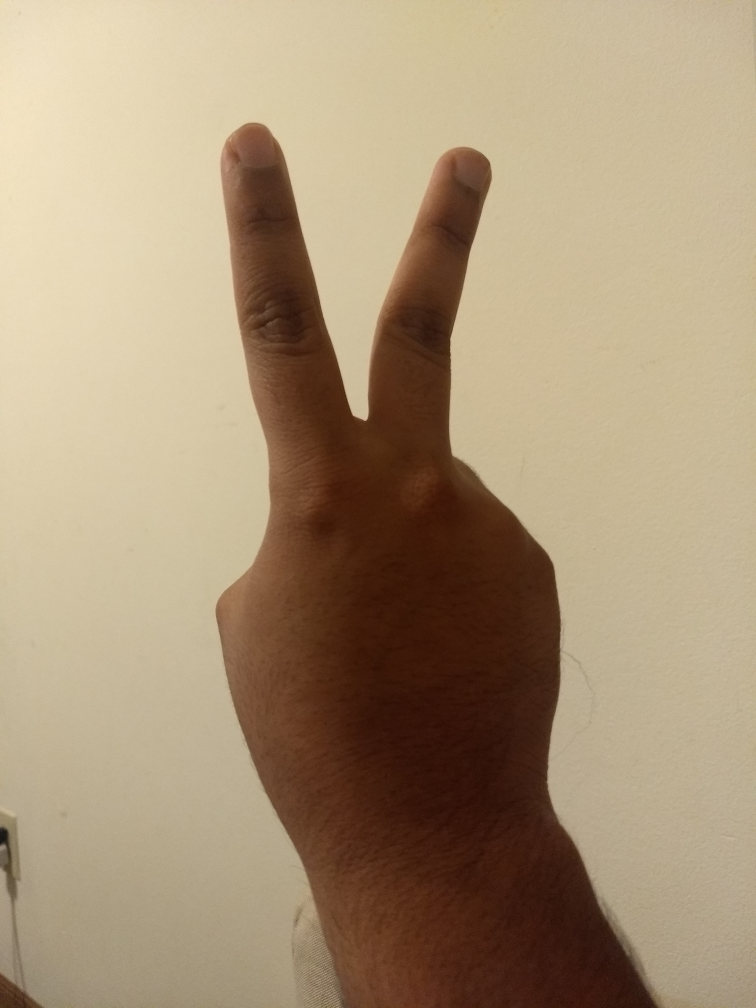
#> input picture Hand Finger Detection/image1.jpg, 3024 x 4032 px (shown at 1/4 size)
$ jupyter execute handGesture.ipynb   (shell and % lines are left out)
#> lines starting #> are read from the running program, lines starting #| are printed output that depends on the picture; after the words box and inside, x2 and y2 are one past the last pixel; in counts of white or black regions, pixels touching at a corner belong together
#> further down, input is the input picture: shape (4032, 3024, 3); mean B, G, R 119.1, 147.3, 168.4
<a href="https://colab.research.google.com/github/misbah4064/hand_finger_detection/blob/master/handGesture.ipynb" target="_parent"></a>

# **SUBSCRIBE to the [channel](https://www.youtube.com/user/19daredevill?sub_confirmation=1) to learn cool things**

[cell 1]
%cd hand_finger_detection

[cell 2]
import cv2
import numpy as np
from google.colab.patches import cv2_imshow
# cap = cv2.VideoCapture(0)
def handGesture(img):
  # ret,img = cap.read()
  img = cv2.resize(img, (int(img.shape[1]/4), int(img.shape[0]/4)))
  gray = cv2.cvtColor(img,cv2.COLOR_BGR2GRAY)
  blur = cv2.GaussianBlur(gray,(5,5),0)
  ret,thresh1 = cv2.threshold(blur,70,255,cv2.THRESH_BINARY_INV+cv2.THRESH_OTSU)
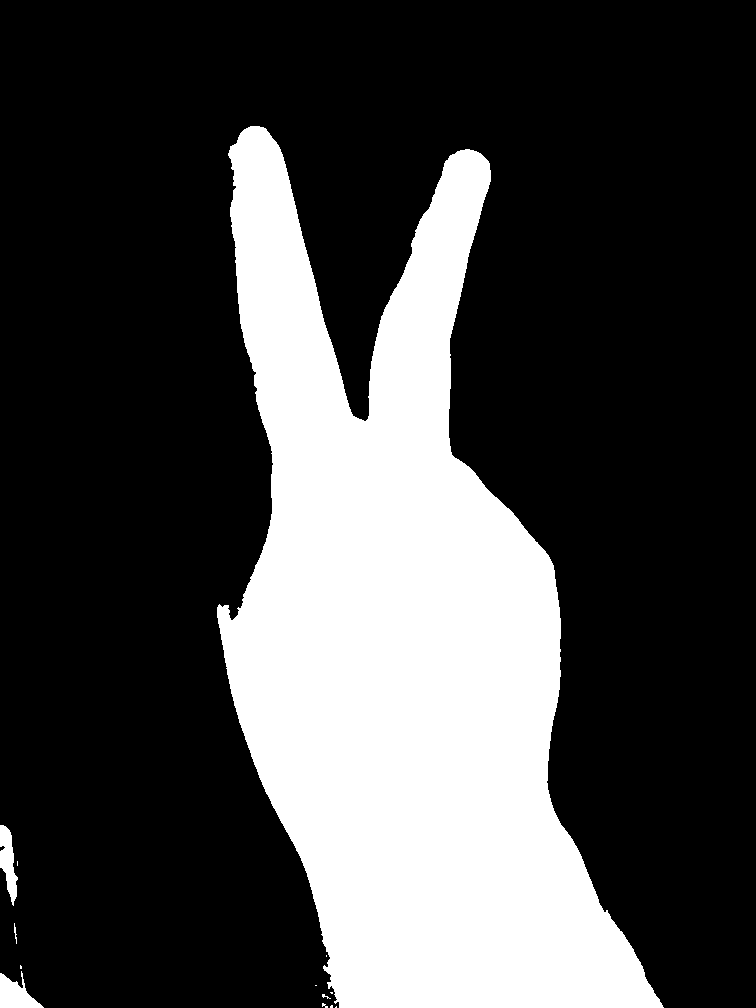
#> thresh1: shape (1008, 756); 27.4% white; 13 white regions (9 under 20 px)
#> ret = 120

  contours, hierarchy = cv2.findContours(thresh1,cv2.RETR_TREE,cv2.CHAIN_APPROX_SIMPLE)
#> contours = 13 contours, 10 with area under 20; largest, box (x1, y1, x2, y2) and area: (217, 126, 664, 1008) 205983, (0, 971, 44, 1008) 806, (0, 825, 18, 906) 722
  drawing = np.zeros(img.shape,np.uint8)

  max_area=0

  for i in range(len(contours)):
    cnt=contours[i]
    area = cv2.contourArea(cnt)
    if (area>max_area):
      max_area=area
      ci=i
#> this loop made 13 passes
#> (area, max_area) on passes 7, 13: (806, 806), (205983, 205983)
#> area on pass 12: 722
#> after the loop, ci = 12; max_area = 205983
  cnt=contours[ci]
#> cnt = contour of 1230 points, box (x1, y1, x2, y2) (217, 126, 664, 1008), area 205983
  hull = cv2.convexHull(cnt)
#> hull = contour of 23 points, box (x1, y1, x2, y2) (217, 126, 664, 1008), area 286173
  moments = cv2.moments(cnt)
#> moments = moments, m00 205983, centre m10/m00, m01/m00 = (403.8, 646.4)
  if moments['m00']!=0:
    cx = int(moments['m10']/moments['m00']) # cx = M10/M00
#> cx = 403
    cy = int(moments['m01']/moments['m00']) # cy = M01/M00
#> cy = 646

  centr=(cx,cy)
#> centr = (403, 646)
  cv2.circle(img,centr,5,[0,0,255],2)
#> img: shape (1008, 756, 3); mean of channels 0, 1, 2 119.3, 147.4, 168.5
  cv2.drawContours(drawing,[cnt],0,(0,255,0),2)
  cv2.drawContours(drawing,[hull],0,(0,0,255),2)
#> drawing: shape (1008, 756, 3); mean of channels 0, 1, 2 0, 2.7, 2.2

  cnt = cv2.approxPolyDP(cnt,0.01*cv2.arcLength(cnt,True),True)
#> cnt = contour of 11 points, box (x1, y1, x2, y2) (217, 126, 664, 1008), area 198815
  hull = cv2.convexHull(cnt,returnPoints = False)
#> hull = [8, 4, 3, 2, 0]

  if (1):
    defects = cv2.convexityDefects(cnt,hull)
#> defects = [[8, 0, 10, 70166], [0, 2, 1, 12263], [4, 8, 7, 24665]]
    mind=0
    maxd=0
    for i in range(defects.shape[0]):
      s,e,f,d = defects[i,0]
      start = tuple(cnt[s][0])
      end = tuple(cnt[e][0])
      far = tuple(cnt[f][0])
      dist = cv2.pointPolygonTest(cnt,centr,True)
      cv2.line(img,start,end,[0,0,255],5)

      cv2.circle(img,far,10,[0,0,255],-1)
      font = cv2.FONT_HERSHEY_DUPLEX
#> this loop made 3 passes
#> (s, e, f, d, start, end, far) on passes 1 to 3: (8, 0, 10, 70166, (489, 163), (250, 126), (364, 421)), (0, 2, 1, 12263, (250, 126), (217, 617), (272, 513)), (4, 8, 7, 24665, (663, 1007), (489, 163), (450, 451))
#> img: shape (1008, 756, 3); mean of channels 0, 1, 2 117.2, 144.8, 169.7
    cv2.putText(img, "Number of Fingers: "+str(i), ( 26, 106), font, 1, (0, 0, 255), 2)
#> img: shape (1008, 756, 3); mean of channels 0, 1, 2 116.5, 144.1, 169.8
    i=0
    return (img)

[cell 3]
input = cv2.imread("image1.jpg")
output = handGesture(input)
cv2_imshow(output)

[cell 4]
input = cv2.imread("image2.jpg")
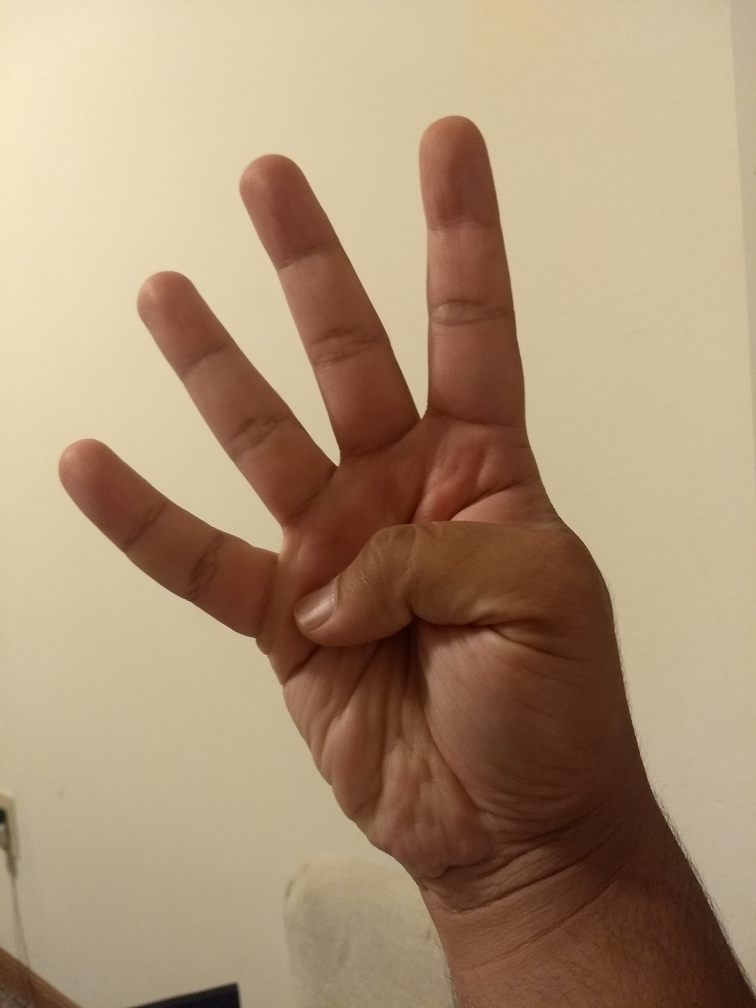
#> input picture Hand Finger Detection/image2.jpg, 3024 x 4032 px (shown at 1/4 size)
#> input is the input picture: shape (4032, 3024, 3); mean B, G, R 117.4, 145.8, 171.3
output = handGesture(input)
#> in handGesture (call 2), `ret,thresh1 = cv2.threshold(blur,70,255,cv2.THRESH_BINARY_INV+cv2.THRE..`: thresh1: shape (1008, 756); 34.2% white; 24 white regions (15 under 20 px)
#> in handGesture (call 2), `ret,thresh1 = cv2.threshold(blur,70,255,cv2.THRESH_BINARY_INV+cv2.THRE..`: ret = 131
#> in handGesture (call 2), `contours, hierarchy = cv2.findContours(thresh1,cv2.RETR_TREE,cv2.CHAIN..`: contours = 31 contours, 18 with area under 20; largest, box (x1, y1, x2, y2) and area: (62, 117, 756, 1008) 253588, (0, 946, 82, 1008) 2536, (128, 981, 242, 1008) 1560, (0, 805, 18, 882) 806, (300, 592, 336, 623) 364
#> the loop in handGesture (call 2), `for i in range(len(contours)):` made 31 passes
#> (area, max_area) on passes 5, 10, 18, 24: (73, 73), (1559.5, 1559.5), (2536.5, 2536.5), (253587.5, 253587.5)
#> area on passes 16, 17, 21, 23, 25, 26: 26, 75, 47, 806, 188, 84
#> after the loop in handGesture (call 2), `for i in range(len(contours)):`: ci = 23; max_area = 253587.5
#> in handGesture (call 2), `cnt=contours[ci]`: cnt = contour of 1785 points, box (x1, y1, x2, y2) (62, 117, 756, 1008), area 253588
#> in handGesture (call 2), `hull = cv2.convexHull(cnt)`: hull = contour of 23 points, box (x1, y1, x2, y2) (62, 117, 756, 1008), area 356416
#> in handGesture (call 2), `moments = cv2.moments(cnt)`: moments = moments, m00 253587.5, centre m10/m00, m01/m00 = (434.8, 616.2)
#> in handGesture (call 2), `cx = int(moments['m10']/moments['m00'])`: cx = 434
#> in handGesture (call 2), `cy = int(moments['m01']/moments['m00'])`: cy = 616
#> in handGesture (call 2), `centr=(cx,cy)`: centr = (434, 616)
#> in handGesture (call 2), `cv2.circle(img,centr,5,[0,0,255],2)`: img: shape (1008, 756, 3); mean of channels 0, 1, 2 117.5, 145.9, 171.4
#> in handGesture (call 2), `cv2.drawContours(drawing,[hull],0,(0,0,255),2)`:
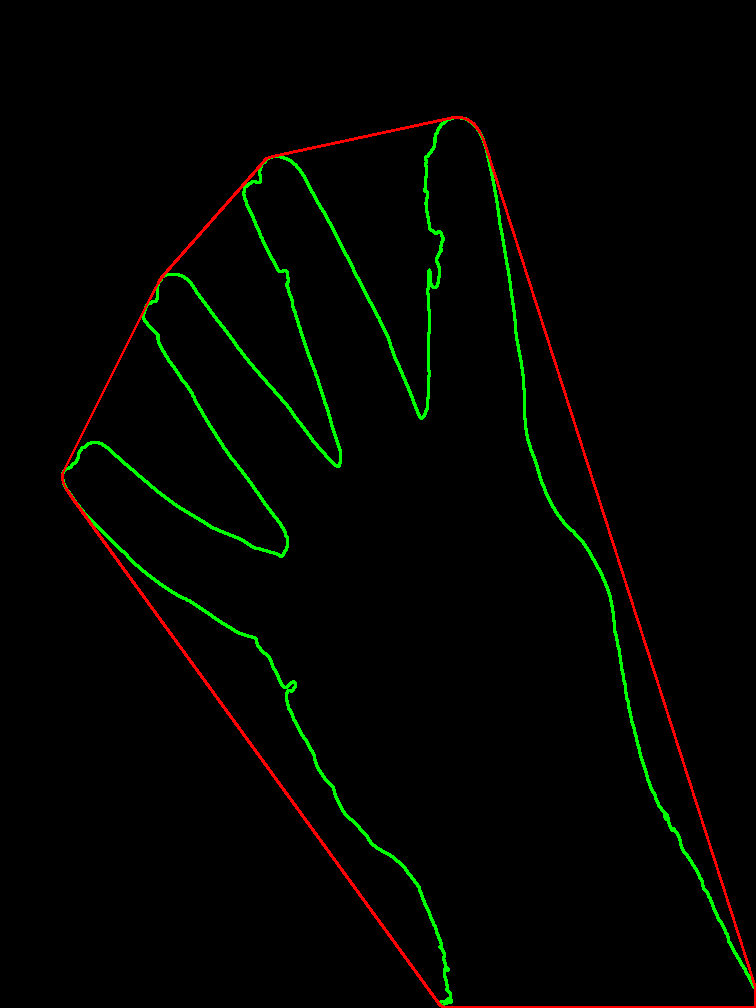
#> drawing: shape (1008, 756, 3); mean of channels 0, 1, 2 0, 4, 2.3; drawn as B, G, R
#> in handGesture (call 2), `cnt = cv2.approxPolyDP(cnt,0.01*cv2.arcLength(cnt,True),True)`: cnt = contour of 13 points, box (x1, y1, x2, y2) (66, 131, 756, 1008), area 241415
#> in handGesture (call 2), `hull = cv2.convexHull(cnt,returnPoints = False)`: hull = [10, 8, 7, 5, 2, 0]
#> in handGesture (call 2), `defects = cv2.convexityDefects(cnt,hull)`: defects = [[10, 0, 12, 71022], [0, 2, 1, 65470], [2, 5, 3, 57544], [5, 7, 6, 18347], [8, 10, 9, 12011]]
#> the loop in handGesture (call 2), `for i in range(defects.shape[0]):` made 5 passes
#> (s, e, f, d, start, end, far) on passes 1 to 5: (10, 0, 12, 71022, (479, 131), (266, 158), (421, 418)), (0, 2, 1, 65470, (266, 158), (166, 274), (339, 465)), (2, 5, 3, 57544, (166, 274), (66, 489), (286, 549)), (5, 7, 6, 18347, (66, 489), (439, 1004), (295, 683)), (8, 10, 9, 12011, (755, 1007), (479, 131), (530, 449))
#> after the loop in handGesture (call 2), `for i in range(defects.shape[0]):`: img: shape (1008, 756, 3); mean of channels 0, 1, 2 114.6, 142.3, 172.9
#> in handGesture (call 2), `cv2.putText(img, "Number of Fingers: "+str(i), ( 26, 106), font, 1, (0..`: img: shape (1008, 756, 3); mean of channels 0, 1, 2 113.9, 141.6, 173
cv2_imshow(output)

[cell 5]
input = cv2.imread("image3.jpg")
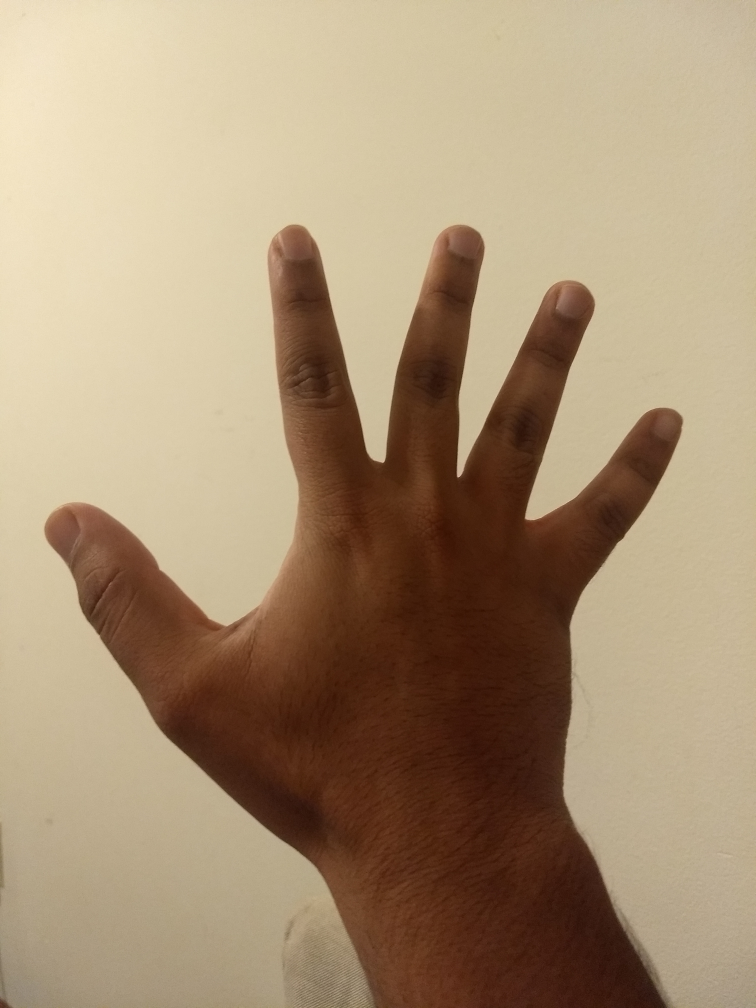
#> input picture Hand Finger Detection/image3.jpg, 3024 x 4032 px (shown at 1/4 size)
#> input is the input picture: shape (4032, 3024, 3); mean B, G, R 117.1, 145.3, 168
output = handGesture(input)
#> in handGesture (call 3), `ret,thresh1 = cv2.threshold(blur,70,255,cv2.THRESH_BINARY_INV+cv2.THRE..`: thresh1: shape (1008, 756); 31% white; 19 white regions (15 under 20 px)
#> in handGesture (call 3), `ret,thresh1 = cv2.threshold(blur,70,255,cv2.THRESH_BINARY_INV+cv2.THRE..`: ret = 123
#> in handGesture (call 3), `contours, hierarchy = cv2.findContours(thresh1,cv2.RETR_TREE,cv2.CHAIN..`: contours = 20 contours, 17 with area under 20; largest, box (x1, y1, x2, y2) and area: (47, 227, 682, 1008) 233766, (0, 967, 12, 1008) 139, (338, 999, 348, 1008) 53
#> the loop in handGesture (call 3), `for i in range(len(contours)):` made 20 passes
#> (area, max_area) on passes 7, 15, 19: (53, 53), (139, 139), (233766.5, 233766.5)
#> after the loop in handGesture (call 3), `for i in range(len(contours)):`: ci = 18; max_area = 233766.5
#> in handGesture (call 3), `cnt=contours[ci]`: cnt = contour of 1651 points, box (x1, y1, x2, y2) (47, 227, 682, 1008), area 233766
#> in handGesture (call 3), `hull = cv2.convexHull(cnt)`: hull = contour of 21 points, box (x1, y1, x2, y2) (47, 227, 682, 1008), area 369658
#> in handGesture (call 3), `moments = cv2.moments(cnt)`: moments = moments, m00 233766.5, centre m10/m00, m01/m00 = (409.1, 658.7)
#> in handGesture (call 3), `cx = int(moments['m10']/moments['m00'])`: cx = 409
#> in handGesture (call 3), `cy = int(moments['m01']/moments['m00'])`: cy = 658
#> in handGesture (call 3), `centr=(cx,cy)`: centr = (409, 658)
#> in handGesture (call 3), `cv2.circle(img,centr,5,[0,0,255],2)`: img: shape (1008, 756, 3); mean of channels 0, 1, 2 117.2, 145.4, 168.1
#> in handGesture (call 3), `cv2.drawContours(drawing,[hull],0,(0,0,255),2)`:
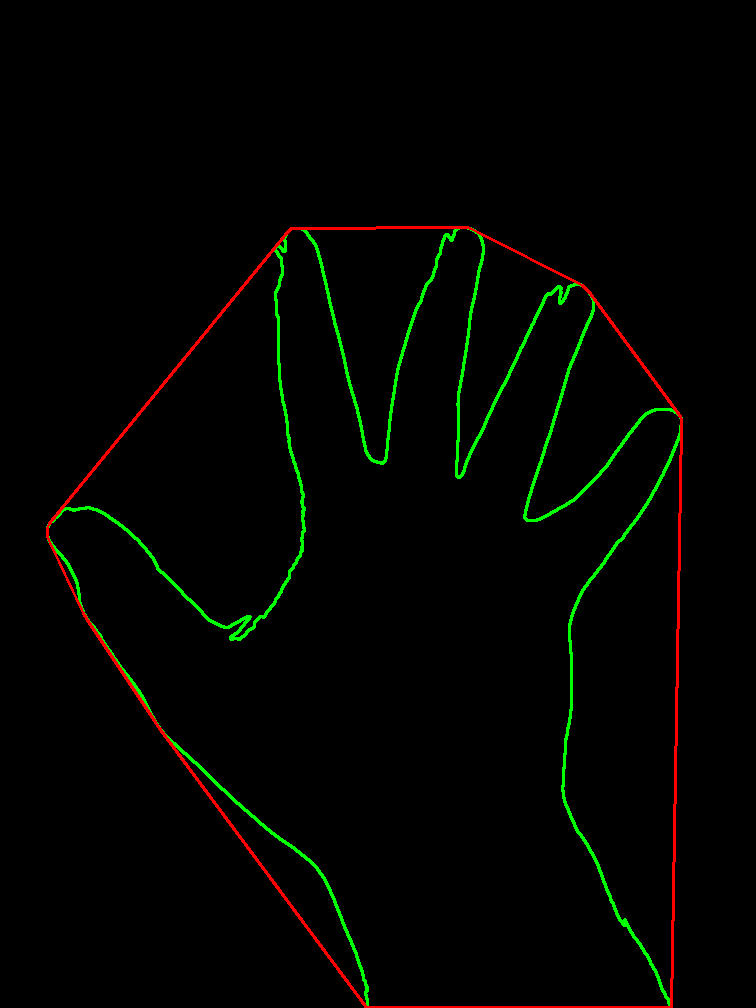
#> drawing: shape (1008, 756, 3); mean of channels 0, 1, 2 0, 3.8, 2.3; drawn as B, G, R
#> in handGesture (call 3), `cnt = cv2.approxPolyDP(cnt,0.01*cv2.arcLength(cnt,True),True)`: cnt = contour of 16 points, box (x1, y1, x2, y2) (65, 227, 682, 1008), area 215251
#> in handGesture (call 3), `hull = cv2.convexHull(cnt,returnPoints = False)`: hull = [14, 12, 10, 7, 6, 4, 3, 0]
#> in handGesture (call 3), `defects = cv2.convexityDefects(cnt,hull)`: defects = [[14, 0, 15, 59773], [0, 3, 1, 55717], [4, 6, 5, 10571], [7, 10, 8, 28860], [10, 12, 11, 46682], [12, 14, 13, 55108]]
#> the loop in handGesture (call 3), `for i in range(defects.shape[0]):` made 6 passes
#> (s, e, f, d, start, end, far) on passes 1 to 6: (14, 0, 15, 59773, (459, 227), (291, 228), (374, 461)), (0, 3, 1, 55717, (291, 228), (65, 508), (289, 577)), (4, 6, 5, 10571, (83, 613), (366, 1007), (317, 868)), (7, 10, 8, 28860, (671, 1007), (681, 418), (562, 786)), (10, 12, 11, 46682, (681, 418), (558, 286), (524, 517)), (12, 14, 13, 55108, (558, 286), (459, 227), (458, 477))
#> after the loop in handGesture (call 3), `for i in range(defects.shape[0]):`: img: shape (1008, 756, 3); mean of channels 0, 1, 2 114.6, 142.3, 169.6
#> in handGesture (call 3), `cv2.putText(img, "Number of Fingers: "+str(i), ( 26, 106), font, 1, (0..`:
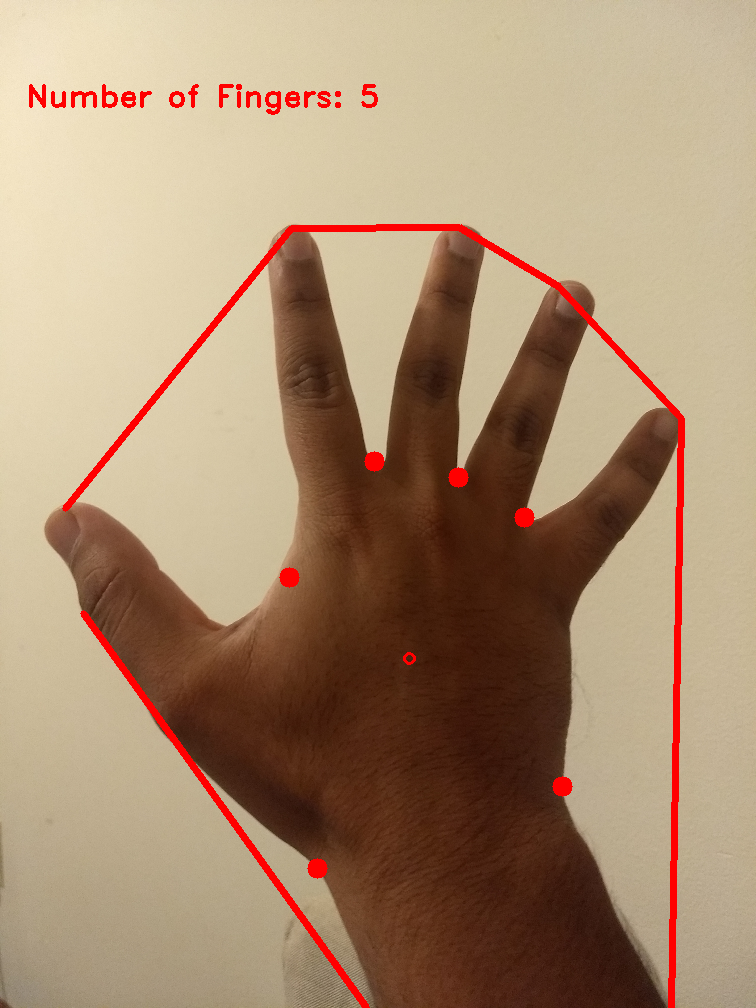
#> img: shape (1008, 756, 3); mean of channels 0, 1, 2 114, 141.5, 169.7; drawn as B, G, R
cv2_imshow(output)
